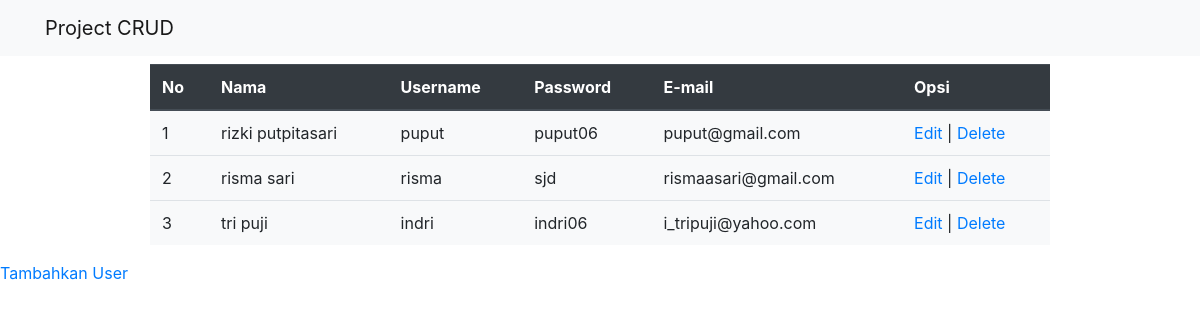
The page / on the database its author committed.
### tables this page shows
CREATE TABLE `user` (
  `no` int(5) NOT NULL,
  `nama` varchar(30) NOT NULL,
  `username` varchar(30) NOT NULL,
  `password` varchar(20) NOT NULL,
  `emaill` varchar(50) NOT NULL
);

### index.php (the view, shortened to what this page needs)
<?php
include_once("config.php");
$result = mysqli_query($mysqli, "SELECT * FROM user ORDER BY no DESC");
?>
<html>
<head>
    <link rel="stylesheet" type="text/css" href="css/bootstrap.min.css">
</head>
<body>
	<nav class="navbar navbar-expand-lg navbar-light bg-light">
  <div class="container">
    <a class="navbar-brand" href="#">Project CRUD</a>
  </div>
</nav>
<table class="table w-75 p-3 mx-auto mt-2 bg-light">
  <thead class="thead-dark">
    <tr>
      <th scope="col">No</th>
      <th scope="col">Nama</th>
      <th scope="col">Username</th>
      <th scope="col">Password</th>
      <th scope="col">E-mail</th>
      <th scope="col">Opsi</th>
    </tr>
  </thead>
  <tbody>
    <?php
    $no = 1;
    while($user_data = mysqli_fetch_array($result)) {
        echo "<tr>";
        echo "<td>".$no++."</td>";
        echo "<td>".$user_data['nama']."</td>";
        echo "<td>".$user_data['username']."</td>";
        echo "<td>".$user_data['password']."</td>";
        echo "<td>".$user_data['emaill']."</td>";
        echo "<td><a href='edit.php?no=$user_data[no]'>Edit</a> | <a href='delete.php?no=$user_data[no]'>Delete</a></td></tr>";
    }
    ?>
  </tbody>
</table>
<a href="add.php">Tambahkan User</a><br/><br/>
</body>
</html>

### rows shown on the page
user: nama "rizki putpitasari", username "puput", password "puput06", emaill "puput@gmail.com"
user: nama "risma sari", username "risma", password "sjd", emaill "rismaasari@gmail.com"
user: nama "tri puji", username "indri", password "indri06", emaill "i_tripuji@yahoo.com"
